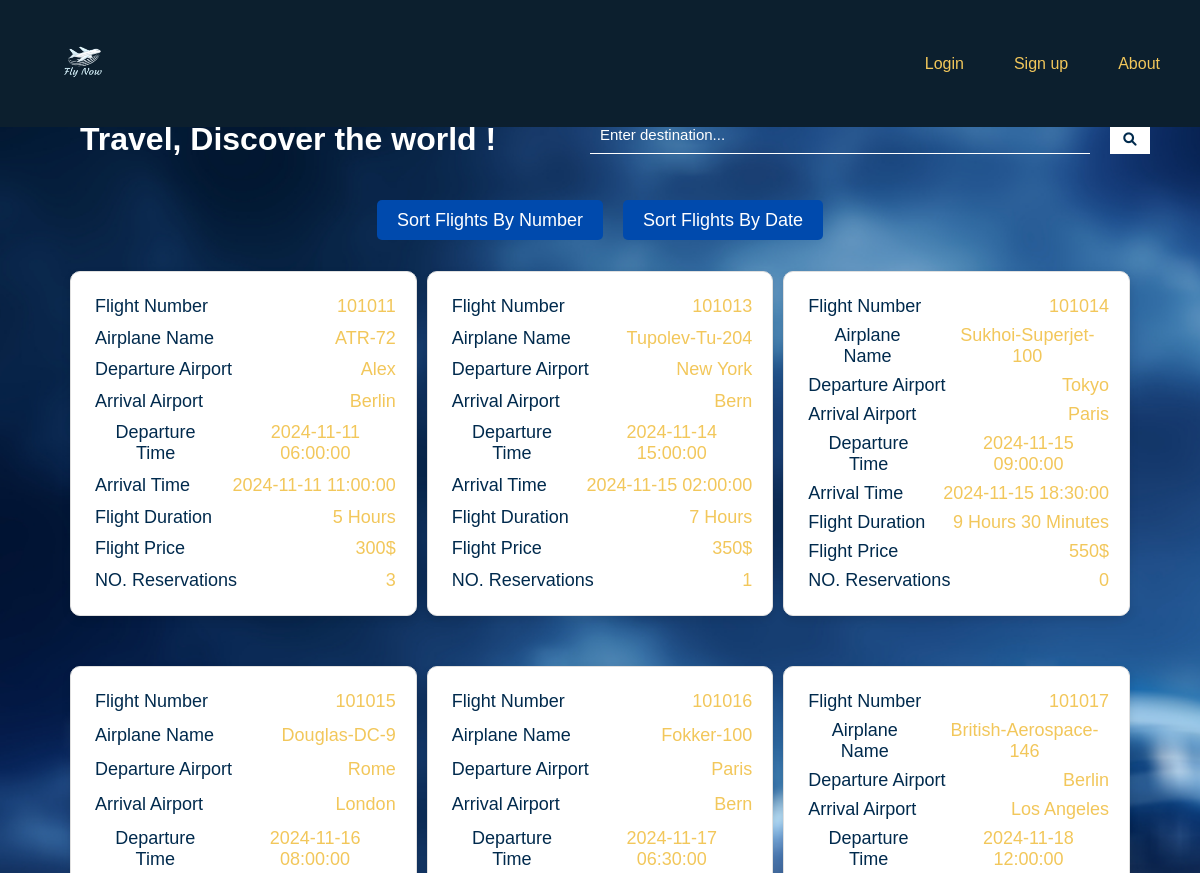
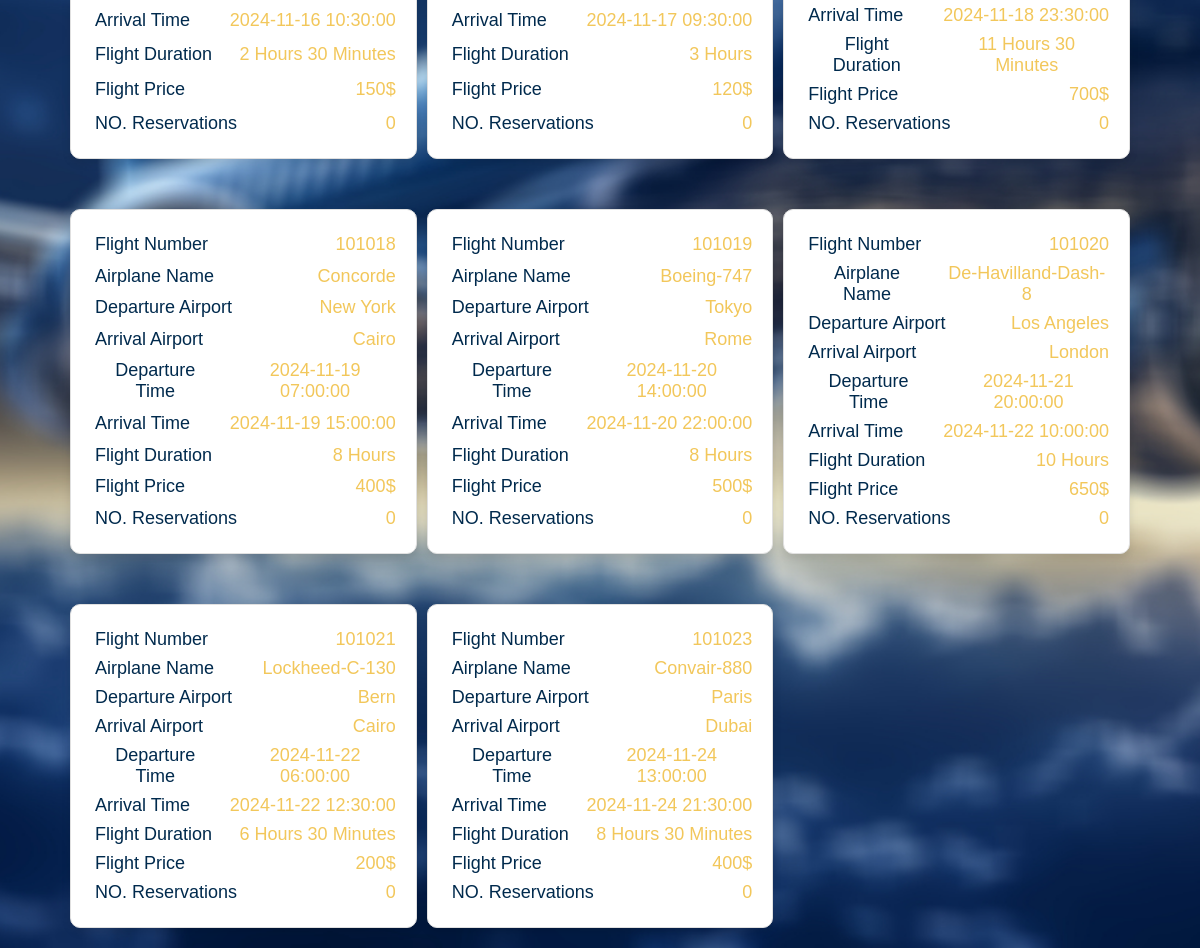
The page / on the database its author committed (2 pictures, top to bottom).
### models/flight.py (models this page shows, shortened)
class Flight(db.Model):
    __tablename__ = 'flights'
    id = db.Column(db.Integer, primary_key=True)
    flight_number = db.Column(db.Integer, unique=True)
    airplane_name = db.Column(db.String)
    departure_airport = db.Column(db.String)
    arrival_airport = db.Column(db.String)
    departure_time = db.Column(db.DateTime)
    arrival_time = db.Column(db.DateTime)
    flight_duration = db.Column(db.String)
    flight_capacity = db.Column(db.Integer)
    flight_price = db.Column(db.Integer)
    @property
    def is_old_flight(self):
        return self.departure_time < datetime.now()
    def get_all_flights(user_type, type=None):
        try:
            flights = Flight.query.all()
            if user_type == 1:
                filtered_flights = [flight for flight in flights if not flight.is_old_flight and flight.flight_capacity < 853]
            elif user_type == 2:
                filtered_flights = flights
            else:
                filtered_flights = [flight for flight in flights if not flight.is_old_flight and flight.flight_capacity < 853]
            if type=='1':
                filtered_flights = sorted(filtered_flights, key=lambda flight: flight.flight_number)
            elif type=='2':
                filtered_flights = sorted(filtered_flights, key=lambda flight: flight.departure_time)
            return filtered_flights
        except Exception as e:
            return None

### app.py (the view)
@app.route("/")
def homepage():
    with app.app_context():
        db.create_all()
        if session:
            user_type = session['user_type']
        else:
            user_type = '1'
        all_flights = Flight.get_all_flights(user_type)
        return render_template('home.html', flights=all_flights, search=False)

### templates/Home.html (shortened to what this page needs)
<!DOCTYPE html>
<html lang="en">
  <head>
    <link rel="stylesheet" href="static/styles.css" />
    <link rel="stylesheet" href="static/navbarstyles.css" />
    <link rel="stylesheet" href="https://cdnjs.cloudflare.com/ajax/libs/font-awesome/6.0.0-beta3/css/all.min.css">
  </head>
  <body>
    <div id="nav-bar">
      <img src="static/logo.png" width="120px" alt="fly now" />
      <div>
        <a id="login-tag" class="visible-tag nav-a" href="login">Login</a>
        <a id="signup-tag" class="visible-tag nav-a" href="signup">Sign up</a>
        <a id="about-tag" class=" nav-a" href="about">About</a>
      </div>
    </div>
    <header>
      <h1 id='home-header'>Travel, Discover the world !</h1>
      <form action="/search" method="get">
        <input placeholder='Enter destination...' type="text" name="q" />
        <button type="submit" class="search-button">
          <i class="fas fa-search"></i>
        </button>
      </form>
    </header>
    <div id='sort-div'>
      <div class="Sort-button">
        <a href="sort?type=1">Sort Flights By Number</a>
      </div>
      <div class="Sort-button">
        <a href="sort?type=2">Sort Flights By Date</a>
      </div>
    </div>
      {% if flights %}
      <div id='content'>
        {% for flight in flights %}
          <div class="flight-card {% if flight.is_old_flight %}old-flight{% endif %}">
            <div class="flight-card-content">
              <p>Flight Number</p>
              <span class="flight-number">{{ flight.flight_number }}</span>
            </div>
            <div class="flight-card-content">
              <p>Airplane Name</p>
              <span>{{ flight.airplane_name }}</span>
            </div>
            <div class="flight-card-content">
              <p>Departure Airport</p>
              <span>{{ flight.departure_airport }}</span>
            </div>
            <div class="flight-card-content">
              <p>Arrival Airport</p>
              <span>{{ flight.arrival_airport }}</span>
            </div>
            <div class="flight-card-content">
              <p>Departure Time</p>
              <span>{{ flight.departure_time }}</span>
            </div>
            <div class="flight-card-content">
              <p>Arrival Time</p>
              <span>{{ flight.arrival_time }}</span>
            </div>
            <div class="flight-card-content">
              <p>Flight Duration</p>
              <span>{{ flight.flight_duration }}</span>
            </div>
            <div class="flight-card-content">
              <p>Flight Price</p>
              <span>{{ flight.flight_price }}$</span>
            </div>
            <div class="flight-card-content">
              <p>NO. Reservations</p>
              <span>{{ flight.flight_capacity }}</span>
            </div>
          </div>
        {% endfor %}
      </div>
      {% endif %}
  </body>
</html>

### static/styles.css (style rules this page uses)
html { height: 100%; }
body { font-family: Arial, Helvetica, sans-serif; padding: 0; margin: 0; overflow-x: hidden; width: 100%; background: url("4.jpg") no-repeat center center fixed; background-size: cover; font-family: sans-serif; height: 100%; }
* { box-sizing: border-box; }
#home-header { text-align: left; margin-left: 30px; }
#content { padding-right: 50px; padding-left: 50px; margin: 20px; display: grid; grid-template-columns: repeat(3, 1fr); gap: 10px; }
p { font-size: 18px; color: #000; }
span { color: #f2c75b; font-size: 18px; text-transform: capitalize; }
.flight-card { background-color: white; border-radius: 10px; box-shadow: 0 4px 8px rgba(0, 0, 0, 0.1); padding: 20px; margin: 20px auto; max-width: 400px; border: 1px solid #e0e0e0; text-align: center; display: flex; flex-direction: column; justify-content: space-between; }
.flight-card p { color: #002a4d; padding: 2px; margin: 2px; }
h1 { text-align: center; color: white; }
.flight-card .flight-card-content { display: flex; flex-direction: row; justify-content: space-between; align-items: center; gap: 15px; }
.visible-tag { display: inline; }
button { background-color: #fff; color: #002a4d; width: 40px; padding: 7px; display: flex; align-items: center; justify-content: center; border: 0; outline: none; cursor: pointer; }
input::placeholder { color: white; opacity: 1; }
header { display: flex; flex-direction: row; justify-content: space-between; margin-top: 100px; padding-right: 50px; padding-left: 50px; }
header form { display: flex; flex-direction: row; align-items: center; justify-content: space-between; }
header input { width: 500px; display: block; background: none; margin-right: 20px; border: 0; border-bottom: 1px solid #fff; padding: 10px; margin-bottom: 10px; color: #fff; box-sizing: border-box; font-size: 15px; outline: none; }
#sort-div { display: flex; justify-content: center; gap: 20px; align-items: center; }
.Sort-button { display: block; text-align: center; margin-top: 30px; }
.Sort-button a { background-color: #004aad; color: white; padding: 10px 20px; text-decoration: none; border-radius: 5px; font-size: 18px; }

### static/navbarstyles.css (style rules this page uses)
#nav-bar { background-color: #0C1F2E; width: 100%; margin: 0; top: 0; left: 0; height: 7%; position: fixed; display: flex; align-items: center; justify-content: space-between; padding-left: 20px; z-index: 10; }
#nav-bar div { display: flex; align-items: center; justify-content: space-between; white-space: nowrap; }
.nav-a { color: #f2c75b; margin-right: 30px; text-decoration: none; padding: 10px; }

### rows shown on the page
Flight: flight_number "101011", airplane_name "ATR-72", departure_airport "Alex", arrival_airport "Berlin", departure_time "2024-11-11 06:00:00", arrival_time "2024-11-11 11:00:00", flight_duration "5 Hours", flight_price "300", flight_capacity "3"
Flight: flight_number "101013", airplane_name "Tupolev-Tu-204", departure_airport "New York", arrival_airport "Bern", departure_time "2024-11-14 15:00:00", arrival_time "2024-11-15 02:00:00", flight_duration "7 Hours", flight_price "350", flight_capacity "1"
Flight: flight_number "101014", airplane_name "Sukhoi-Superjet-100", departure_airport "Tokyo", arrival_airport "Paris", departure_time "2024-11-15 09:00:00", arrival_time "2024-11-15 18:30:00", flight_duration "9 Hours 30 Minutes", flight_price "550", flight_capacity "0"
Flight: flight_number "101015", airplane_name "Douglas-DC-9", departure_airport "Rome", arrival_airport "London", departure_time "2024-11-16 08:00:00", arrival_time "2024-11-16 10:30:00", flight_duration "2 Hours 30 Minutes", flight_price "150", flight_capacity "0"
Flight: flight_number "101016", airplane_name "Fokker-100", departure_airport "Paris", arrival_airport "Bern", departure_time "2024-11-17 06:30:00", arrival_time "2024-11-17 09:30:00", flight_duration "3 Hours", flight_price "120", flight_capacity "0"
Flight: flight_number "101017", airplane_name "British-Aerospace-146", departure_airport "Berlin", arrival_airport "Los Angeles", departure_time "2024-11-18 12:00:00", arrival_time "2024-11-18 23:30:00", flight_duration "11 Hours 30 Minutes", flight_price "700", flight_capacity "0"
Flight: flight_number "101018", airplane_name "Concorde", departure_airport "New York", arrival_airport "Cairo", departure_time "2024-11-19 07:00:00", arrival_time "2024-11-19 15:00:00", flight_duration "8 Hours", flight_price "400", flight_capacity "0"
Flight: flight_number "101019", airplane_name "Boeing-747", departure_airport "Tokyo", arrival_airport "Rome", departure_time "2024-11-20 14:00:00", arrival_time "2024-11-20 22:00:00", flight_duration "8 Hours", flight_price "500", flight_capacity "0"
Flight: flight_number "101020", airplane_name "De-Havilland-Dash-8", departure_airport "Los Angeles", arrival_airport "London", departure_time "2024-11-21 20:00:00", arrival_time "2024-11-22 10:00:00", flight_duration "10 Hours", flight_price "650", flight_capacity "0"
Flight: flight_number "101021", airplane_name "Lockheed-C-130", departure_airport "Bern", arrival_airport "Cairo", departure_time "2024-11-22 06:00:00", arrival_time "2024-11-22 12:30:00", flight_duration "6 Hours 30 Minutes", flight_price "200", flight_capacity "0"
Flight: flight_number "101023", airplane_name "Convair-880", departure_airport "Paris", arrival_airport "Dubai", departure_time "2024-11-24 13:00:00", arrival_time "2024-11-24 21:30:00", flight_duration "8 Hours 30 Minutes", flight_price "400", flight_capacity "0"
